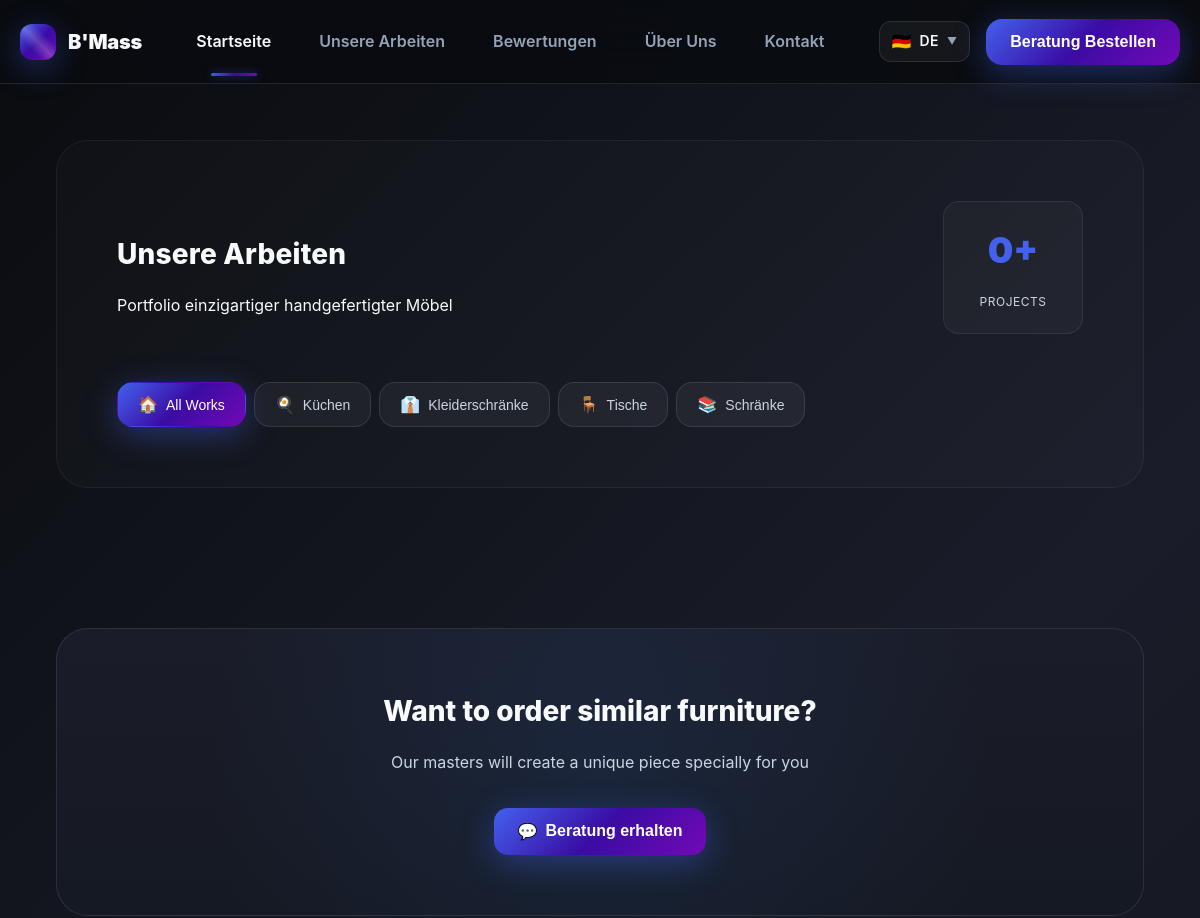
Page /portfolio/ (upper part) on the earlier database version.
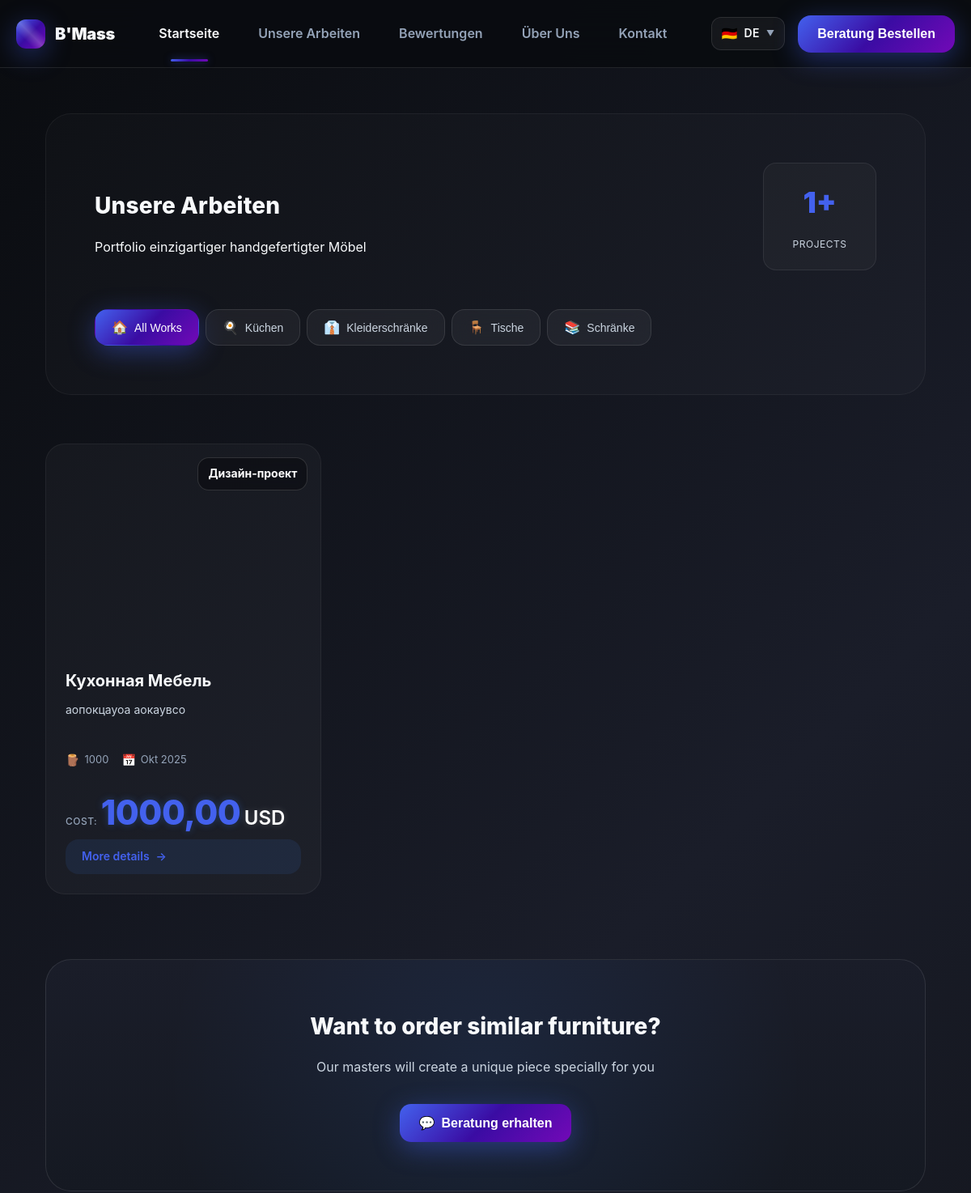
Same page on the later database version.
### admin_service/models.py (models this page shows, shortened)
class Work(models.Model):
    title = models.CharField(max_length=255, blank=True, verbose_name="Название мебели | Тип")
    description = models.TextField(blank=True, verbose_name="Описание мебели")
    image = models.ImageField(upload_to="portfolio/", verbose_name="Фотография мебели")
    price = models.DecimalField(max_digits=10, decimal_places=2, verbose_name="Цена", default=0)
    currency = models.CharField(max_length=5, choices=CURRENCIES, default="usd", verbose_name="Валюта")
    country = models.CharField(max_length=5, choices=COUNTRIES, default="us", verbose_name="Страна работы")
    date = models.DateField(blank=True, null=True, verbose_name="Дата изготовления")
    language = models.CharField(max_length=5, choices=languages, verbose_name="Выбор языка на работе")
    work_type = models.CharField(max_length=20, choices=WORK_TYPES, verbose_name="Тип работы", default="custom")
    status = models.CharField(max_length=20, choices=STATUSES, verbose_name="Статус", default="in_progress")
    material = models.CharField(max_length=100, blank=True, verbose_name="Материал")
    width = models.DecimalField(max_digits=6, decimal_places=2, blank=True, null=True, verbose_name="Ширина (см)")
    height = models.DecimalField(max_digits=6, decimal_places=2, blank=True, null=True, verbose_name="Высота (см)")
    depth = models.DecimalField(max_digits=6, decimal_places=2, blank=True, null=True, verbose_name="Глубина (см)")
    created_at = models.DateTimeField(auto_now_add=True, blank=True, verbose_name='Дата добавления')
    class Meta:
        verbose_name = "Работа"
        verbose_name_plural = "Работы"
        ordering = ["-created_at"]

### client_service/views.py (the view)
# urls.py: path("portfolio/", all_works, name="portfolio"),
def all_works(request):
    works = Work.objects.all()
    contacts = Contact.objects.all()
    return render(request, "works/works.html", context={
        "works": works,
        "contacts": contacts
    })

### client_service/templates/works/works.html (shortened to what this page needs)
{% extends 'base/base.html' %}
{% load i18n %}
{% block content %}
<section class="section">
    <div class="container">
        <div class="works-hero">
            <div class="section-header">
                <div>
                    <h1 class="section-title">{% trans 'Our Works' %}</h1>
                    <p class="section-subtitle">{% trans 'Portfolio of unique handmade furniture' %}</p>
                </div>
                <div class="works-stats">
                    <div class="stat-item">
                        <span class="stat-number">{{ works|length }}+</span>
                        <span class="stat-label">{% trans 'projects' %}</span>
                    </div>
                </div>
            </div>
            <div class="filter-tabs">
                <button class="filter-tab active" data-filter="all">
                    <span class="tab-icon">🏠</span>
                    <span>{% trans 'All Works' %}</span>
                </button>
                <button class="filter-tab" data-filter="kitchen">
                    <span class="tab-icon">🍳</span>
                    <span>{% trans 'Kitchens' %}</span>
                </button>
                <button class="filter-tab" data-filter="wardrobe">
                    <span class="tab-icon">👔</span>
                    <span>{% trans 'Wardrobes' %}</span>
                </button>
                <button class="filter-tab" data-filter="table">
                    <span class="tab-icon">🪑</span>
                    <span>{% trans 'Tables' %}</span>
                </button>
                <button class="filter-tab" data-filter="cabinet">
                    <span class="tab-icon">📚</span>
                    <span>{% trans 'Cabinets' %}</span>
                </button>
            </div>
        </div>
        <div class="portfolio-enhanced-grid" id="portfolioGrid">
            {% for work in works %}
            <article class="portfolio-card" data-category="{{ work.work_type }}">
                <div class="card-image-container">
                    <div class="card-badges">
                        <span class="badge badge-category">{{ work.get_work_type_display }}</span>
                    </div>
                </div>
                <div class="card-content">
                    <div class="card-main-content">
                        <h3 class="card-title">{{ work.title|truncatewords:3 }}</h3>
                        <p class="card-description">{{ work.description|truncatewords:16|default:"{% trans 'Description will appear soon' %}" }}</p>
                        <div class="card-details">
                            {% if work.material %}
                            <div class="detail-item">
                                <span class="detail-icon">🪵</span>
                                <span class="detail-text">{{ work.material }}</span>
                            </div>
                            {% endif %}
                            <div class="detail-item">
                                <span class="detail-icon">📅</span>
                                <span class="detail-text">{{ work.date|date:"M Y" }}</span>
                            </div>
                        </div>
                    </div>
                    <div class="card-footer">
                        <div class="price-section">
                            <span class="price-label">{% trans 'Cost:' %}</span>
                            {% if work.price %}
                            <span class="price-value">{{ work.price }}</span>
                            <span class="price-unit">{{ work.currency|upper }}</span>
                            {% else %}
                            <span class="price-value request">{% trans 'By request' %}</span>
                            {% endif %}
                        </div>
                        <a href="{% url 'client_service:work_detail' work.id %}" class="view-btn">
                            <span>{% trans 'More details' %}</span>
                            <span class="btn-arrow">→</span>
                        </a>
                    </div>
                </div>
            </article>
            {% endfor %}
        </div>
        <div class="works-cta">
            <div class="cta-content">
                <h3>{% trans 'Want to order similar furniture?' %}</h3>
                <p>{% trans 'Our masters will create a unique piece specially for you' %}</p>
                <button class="btn btn-primary" onclick="openConsultationModal()">
                    <span class="btn-icon">💬</span>
                    <span>{% trans 'Get consultation' %}</span>
                </button>
            </div>
        </div>
    </div>
</section>
{% endblock %}

### client_service/templates/base/base.html (shortened to what this page needs)
<!DOCTYPE html>
{% load static %}
{% load i18n %}
{% get_current_language as LANGUAGE_CODE %}
<html lang="{{ LANGUAGE_CODE }}">
<head>
    <link rel="stylesheet" href="{% static 'css/base_style.css' %}">
</head>
<body>
<header class="navbar" role="banner">
    <div class="container nav-inner">
        <a href="{% url 'client_service:index' %}">
            <div class="brand">
                <div class="logo"></div>
                <div>B'Mass</div>
            </div>
        </a>
        <nav id="primary-nav" class="nav" role="navigation" aria-label="{% trans 'Main navigation' %}">
            <a href="{% url 'client_service:index' %}" class="active">{% trans 'Home' %}</a>
            <a href="#portfolio">{% trans 'Our Works' %}</a>
            <a href="#reviews">{% trans 'Reviews' %}</a>
            <a href="#features">{% trans 'About Company' %}</a>
            <a href="#contacts">{% trans 'Contacts' %}</a>
        </nav>
        <div class="nav-right">
            <div class="language-selector">
                <div class="lang-current" id="langCurrent">
                    {% if LANGUAGE_CODE == 'de' %}
                    <span class="lang-flag">🇩🇪</span>
                    <span class="lang-text">DE</span>
                    {% elif LANGUAGE_CODE == 'fr' %}
                    <span class="lang-flag">🇫🇷</span>
                    <span class="lang-text">FR</span>
                    {% else %}
                    <span class="lang-flag">🇩🇪</span>
                    <span class="lang-text">DE</span>
                    {% endif %}
                    <span class="lang-arrow">▼</span>
                </div>
            </div>
            <button class="nav-cta" id="consultationBtn" aria-label="{% trans 'Order consultation' %}">{% trans 'Order Consultation' %}</button>
        </div>
    </div>
</header>
{% block content %}
{% endblock %}
</body>
</html>

Differences in the rows shown:
added Work: work_type "Дизайн-проект", title "Кухонная Мебель", description "аопокцауоа аокаувсо", material "1000", date "Okt 2025", price "1000,00", currency "USD"
Other differences:
{{ works|length }}: "0" → "1"
